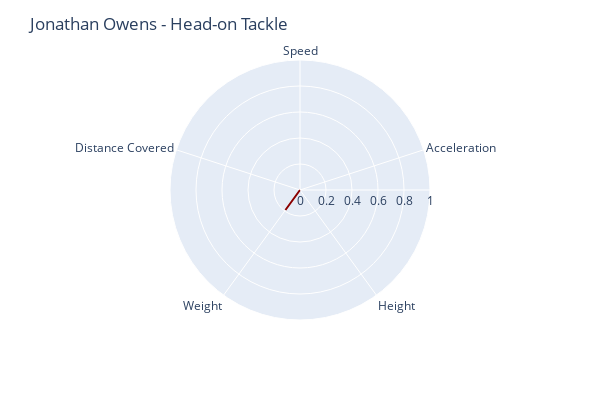

Notebook code for this chart:
### Code cell
s = (owens['s'].mean() - s_min)/(s_max - s_min)
a = (owens['a'].mean() - a_min)/(a_max - a_min)
h = (players[players['displayName']=='Jonathan Owens']['height_inches'].values[0] - h_min)/(h_max - h_min)
w = (players[players['displayName']=='Jonathan Owens']['weight'].values[0] - w_min)/(w_max - w_min)
dc = (owens['distanceCovered'].mean() - dc_min)/(dc_max - dc_min)

import plotly.express as px
stats = pd.DataFrame(dict(
    r=[s, a, h, w, dc],
    theta=['Speed','Acceleration', 'Height', 'Weight', 'Distance Covered']))
fig = px.line_polar(stats, r='r', theta='theta', line_close=True, color_discrete_sequence=['darkred'], width=600, height=400)
fig.update_traces(fill='toself')
fig.update_layout(
    polar=dict(
        radialaxis=dict(range=[0, 1]),
    )
)
fig.update_layout(title_text='Jonathan Owens - Head-on Tackle')
fig.show()

### Figure 1 — Plotly figure (JSON) as saved in the notebook; plotly's stock layout.template omitted (floating-point values rounded to 4 significant figures)
{"data": [{"fill": "toself", "hovertemplate": "r=%{r}<br>theta=%{theta}<extra></extra>", "legendgroup": "", "line": {"color": "darkred", "dash": "solid"}, "marker": {"symbol": "circle"}, "mode": "lines", "name": "", "r": [0, 0, 0, 0.1905, 0, 0], "showlegend": false, "subplot": "polar", "theta": ["Speed", "Acceleration", "Height", "Weight", "Distance Covered", "Speed"], "type": "scatterpolar"}], "layout": {"height": 400, "legend": {"tracegroupgap": 0}, "margin": {"t": 60}, "polar": {"angularaxis": {"direction": "clockwise", "rotation": 90}, "domain": {"x": [0, 1], "y": [0, 1]}, "radialaxis": {"range": [0, 1]}}, "title": {"text": "Jonathan Owens - Head-on Tackle"}, "width": 600}}
